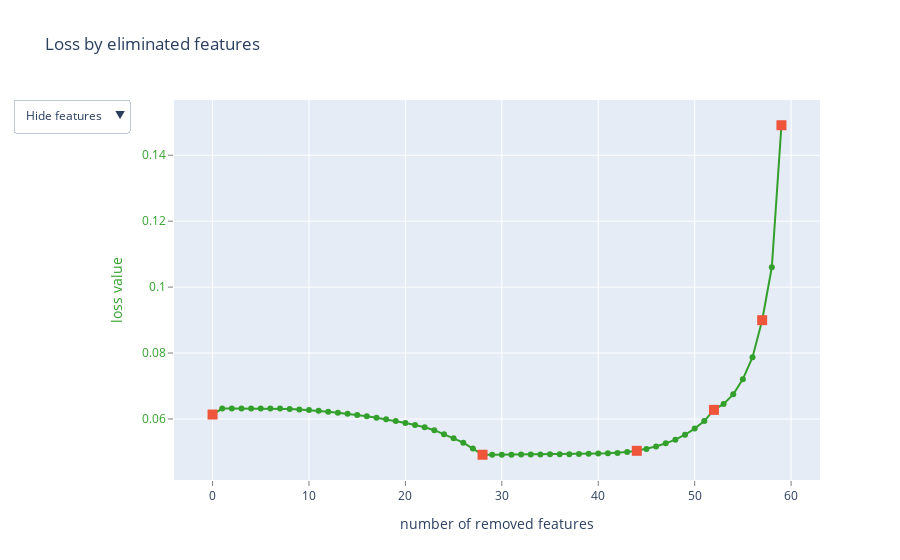

Notebook cell for this chart:
### Code cell
%%time

# выполняем отбор признаков
shap_summary = catboost_select_features(
    algorithm=EFeaturesSelectionAlgorithm.RecursiveByShapValues, 
    steps=5
)

### Figure 1 — Plotly figure (JSON) as saved in the notebook; plotly's stock layout.template omitted (floating-point values rounded to 4 significant figures)
{"data": [{"line": {"color": "rgb(51,160,44)"}, "mode": "lines+markers", "name": "", "text": ["", "sec_btw_lag_1", "gate_id_lag_3", "gate_id_lag_5", "repeat_gate_1s", "repeat_gate_3s", "repeat_gate_4s", "route", "gate_id_2", "gate_id_3", "repeat_gate_2s", "sec_btw_lag_5", "repeat_gate_ge_5s", "cumtime_at_route_per_day", "daily_gate_pass_count", "gate_id_lag_4", "gate_id", "sec_btw_5", "gate_id_4", "gate_id_5", "sec_btw_lag_4", "is_month_end", "time_of_day", "total_minutes", "hour", "day_of_month", "gate_id_1", "gate_id_lag_2", "sec_btw_4", "sec_btw_lag_2", "gate_id_lag_1", "is_month_start", "is_weekend", "sec_btw_3", "sec_btw_lag_3", "cumtime_per_day", "sec_btw_1", "total_seconds", "weekly_route_avg_time", "sec_btw_2", "probability_gate_id", "cnt_repeat_gate_4s", "day_of_week", "cnt_repeat_gate_ge_5s", "cnt_users_per_day", "cnt_repeat_gate_3s", "most_frequent_gate_per_day", "cnt_repeat_gate_2s", "daily_attendance_index", "most_frequent_route_per_day", "daily_workload_index", "exit_gate_id", "route_avg_time", "cnt_repeat_gate_1s", "entrance_gate_id", "working_time_per_day", "pass_cnt_per_day", "cnt_users_per_week", "cnt_days_per_week", "most_frequent_gate_per_week"], "type": "scatter", "x": [0, 1, 2, 3, 4, 5, 6, 7, 8, 9, 10, 11, 12, 13, 14, 15, 16, 17, 18, 19, 20, 21, 22, 23, 24, 25, 26, 27, 28, 29, 30, 31, 32, 33, 34, 35, 36, 37, 38, 39, 40, 41, 42, 43, 44, 45, 46, 47, 48, 49, 50, 51, 52, 53, 54, 55, 56, 57, 58, 59], "y": [0.06135, 0.06316, 0.06316, 0.06316, 0.06316, 0.06316, 0.06316, 0.06316, 0.06306, 0.0629, 0.06273, 0.06247, 0.0622, 0.06189, 0.06158, 0.06123, 0.06084, 0.06039, 0.0599, 0.05939, 0.05879, 0.05816, 0.05751, 0.0566, 0.05536, 0.05412, 0.05281, 0.05102, 0.04915, 0.04916, 0.04917, 0.04918, 0.0492, 0.04922, 0.04924, 0.04927, 0.0493, 0.04934, 0.04938, 0.04944, 0.04951, 0.04958, 0.04971, 0.05002, 0.05035, 0.05093, 0.05164, 0.05262, 0.05372, 0.05523, 0.05708, 0.05937, 0.06276, 0.06456, 0.06747, 0.07208, 0.07876, 0.08997, 0.106, 0.1491]}, {"marker": {"size": 10, "symbol": "square"}, "mode": "markers", "name": "", "text": ["", "sec_btw_4", "cnt_users_per_day", "route_avg_time", "cnt_users_per_week", "most_frequent_gate_per_week"], "type": "scatter", "x": [0, 28, 44, 52, 57, 59], "y": [0.06135, 0.04915, 0.05035, 0.06276, 0.08997, 0.1491]}, {"mode": "text", "name": "", "text": ["", "25", "31", "39", "43", "45", "46", "53", "28", "32", "44", "41", "47", "55", "11", "35", "0", "42", "36", "40", "37", "9", "7", "3", "2", "1", "24", "27", "38", "29", "23", "8", "6", "34", "33", "54", "26", "4", "60", "30", "12", "51", "5", "52", "13", "50", "56", "49", "15", "58", "22", "20", "61", "48", "19", "18", "10", "14", "16", "57"], "textfont": {"color": "rgb(51,160,44)", "family": "sans serif", "size": 18}, "textposition": "bottom center", "type": "scatter", "visible": false, "x": [0, 1, 2, 3, 4, 5, 6, 7, 8, 9, 10, 11, 12, 13, 14, 15, 16, 17, 18, 19, 20, 21, 22, 23, 24, 25, 26, 27, 28, 29, 30, 31, 32, 33, 34, 35, 36, 37, 38, 39, 40, 41, 42, 43, 44, 45, 46, 47, 48, 49, 50, 51, 52, 53, 54, 55, 56, 57, 58, 59], "y": [0.06135, 0.06316, 0.06316, 0.06316, 0.06316, 0.06316, 0.06316, 0.06316, 0.06306, 0.0629, 0.06273, 0.06247, 0.0622, 0.06189, 0.06158, 0.06123, 0.06084, 0.06039, 0.0599, 0.05939, 0.05879, 0.05816, 0.05751, 0.0566, 0.05536, 0.05412, 0.05281, 0.05102, 0.04915, 0.04916, 0.04917, 0.04918, 0.0492, 0.04922, 0.04924, 0.04927, 0.0493, 0.04934, 0.04938, 0.04944, 0.04951, 0.04958, 0.04971, 0.05002, 0.05035, 0.05093, 0.05164, 0.05262, 0.05372, 0.05523, 0.05708, 0.05937, 0.06276, 0.06456, 0.06747, 0.07208, 0.07876, 0.08997, 0.106, 0.1491]}, {"mode": "text", "name": "", "text": ["", "sec_btw_lag_1", "gate_id_lag_3", "gate_id_lag_5", "repeat_gate_1s", "repeat_gate_3s", "repeat_gate_4s", "route", "gate_id_2", "gate_id_3", "repeat_gate_2s", "sec_btw_lag_5", "repeat_gate_ge_5s", "cumtime_at_route_per_day", "daily_gate_pass_count", "gate_id_lag_4", "gate_id", "sec_btw_5", "gate_id_4", "gate_id_5", "sec_btw_lag_4", "is_month_end", "time_of_day", "total_minutes", "hour", "day_of_month", "gate_id_1", "gate_id_lag_2", "sec_btw_4", "sec_btw_lag_2", "gate_id_lag_1", "is_month_start", "is_weekend", "sec_btw_3", "sec_btw_lag_3", "cumtime_per_day", "sec_btw_1", "total_seconds", "weekly_route_avg_time", "sec_btw_2", "probability_gate_id", "cnt_repeat_gate_4s", "day_of_week", "cnt_repeat_gate_ge_5s", "cnt_users_per_day", "cnt_repeat_gate_3s", "most_frequent_gate_per_day", "cnt_repeat_gate_2s", "daily_attendance_index", "most_frequent_route_per_day", "daily_workload_index", "exit_gate_id", "route_avg_time", "cnt_repeat_gate_1s", "entrance_gate_id", "working_time_per_day", "pass_cnt_per_day", "cnt_users_per_week", "cnt_days_per_week", "most_frequent_gate_per_week"], "textfont": {"color": "rgb(51,160,44)", "family": "sans serif", "size": 18}, "textposition": "bottom center", "type": "scatter", "visible": false, "x": [0, 1, 2, 3, 4, 5, 6, 7, 8, 9, 10, 11, 12, 13, 14, 15, 16, 17, 18, 19, 20, 21, 22, 23, 24, 25, 26, 27, 28, 29, 30, 31, 32, 33, 34, 35, 36, 37, 38, 39, 40, 41, 42, 43, 44, 45, 46, 47, 48, 49, 50, 51, 52, 53, 54, 55, 56, 57, 58, 59], "y": [0.06135, 0.06316, 0.06316, 0.06316, 0.06316, 0.06316, 0.06316, 0.06316, 0.06306, 0.0629, 0.06273, 0.06247, 0.0622, 0.06189, 0.06158, 0.06123, 0.06084, 0.06039, 0.0599, 0.05939, 0.05879, 0.05816, 0.05751, 0.0566, 0.05536, 0.05412, 0.05281, 0.05102, 0.04915, 0.04916, 0.04917, 0.04918, 0.0492, 0.04922, 0.04924, 0.04927, 0.0493, 0.04934, 0.04938, 0.04944, 0.04951, 0.04958, 0.04971, 0.05002, 0.05035, 0.05093, 0.05164, 0.05262, 0.05372, 0.05523, 0.05708, 0.05937, 0.06276, 0.06456, 0.06747, 0.07208, 0.07876, 0.08997, 0.106, 0.1491]}], "layout": {"showlegend": false, "title": {"text": "Loss by eliminated features"}, "updatemenus": [{"active": 0, "buttons": [{"args": [{"visible": [true, true, false, false]}], "label": "Hide features", "method": "update"}, {"args": [{"visible": [true, true, true, false]}], "label": "Show indices", "method": "update"}, {"args": [{"visible": [true, true, false, true]}], "label": "Show names", "method": "update"}], "pad": {"r": 10, "t": 10}, "showactive": true, "x": -0.25, "xanchor": "left", "y": 1.03, "yanchor": "top"}], "xaxis": {"gridcolor": "rgb(255,255,255)", "showgrid": true, "showline": false, "showticklabels": true, "tickcolor": "rgb(127,127,127)", "ticks": "outside", "title": {"text": "number of removed features"}, "zeroline": false}, "yaxis": {"gridcolor": "rgb(255,255,255)", "showgrid": true, "showline": false, "showticklabels": true, "tickcolor": "rgb(127,127,127)", "tickfont": {"color": "rgb(51,160,44)"}, "ticks": "outside", "title": {"font": {"color": "rgb(51,160,44)"}, "text": "loss value"}, "zeroline": false}}}
